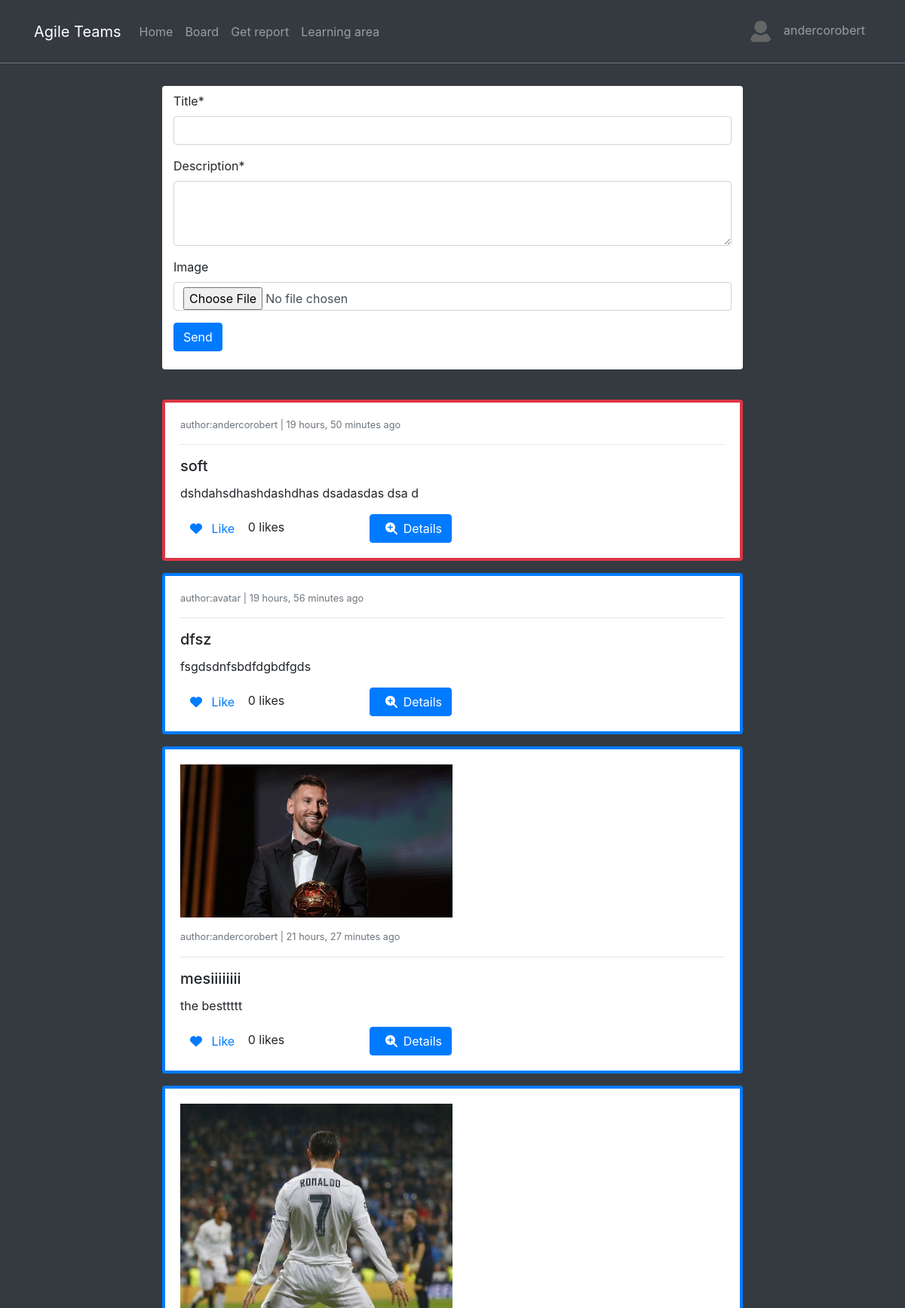
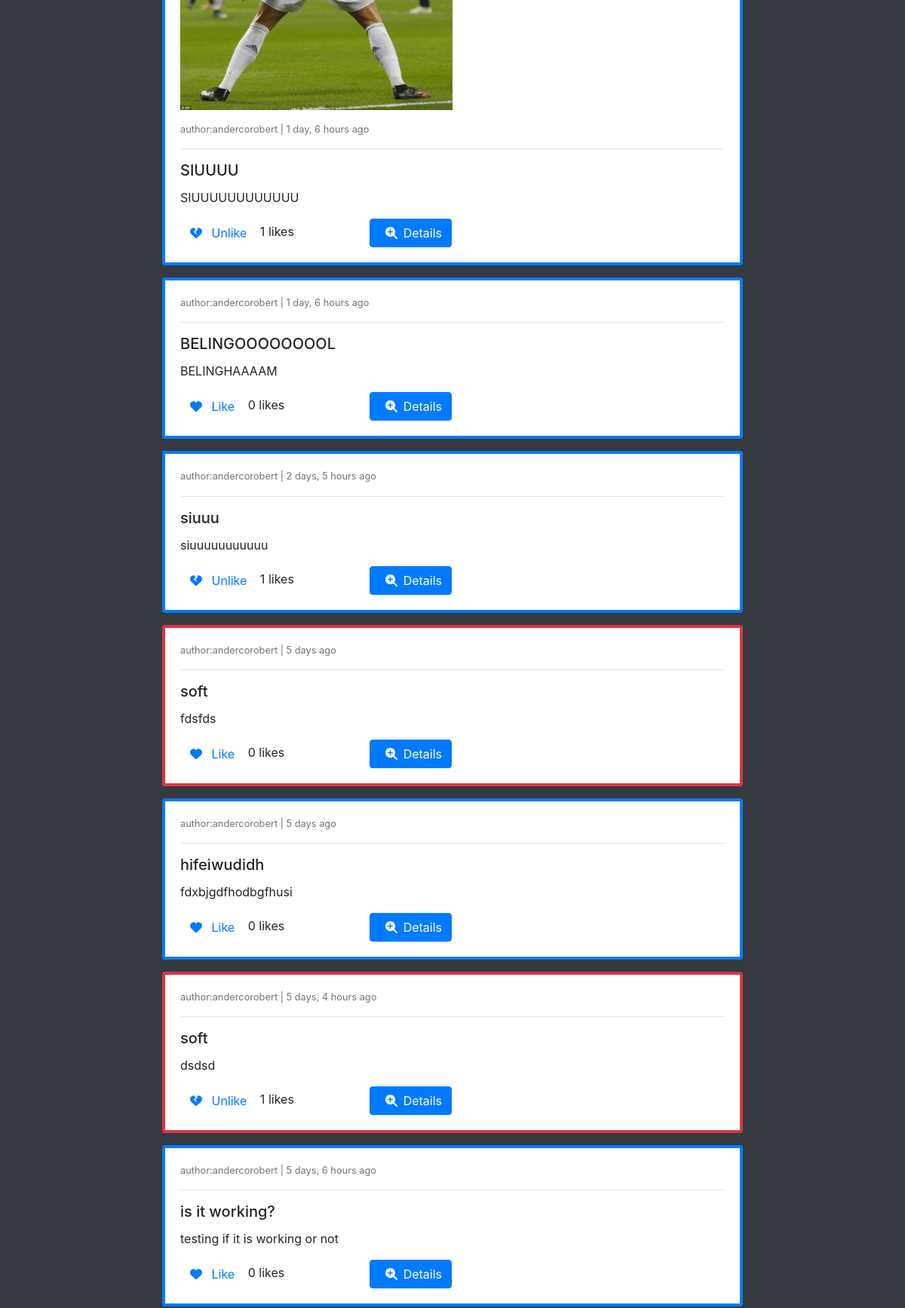
The page /posts/ (signed in, upper part) on the database its author committed (2 pictures, top to bottom).
### posts/models.py (models this page shows, shortened)
class Post(models.Model):
    author = models.ForeignKey(Profile, on_delete=models.CASCADE)
    liked = models.ManyToManyField(Profile, related_name="liked", blank=True)
    updated = models.DateTimeField(auto_now=True)
    created = models.DateTimeField(auto_now_add=True)

class ProblemPost(Post):
    report = models.ForeignKey(Report, on_delete=models.CASCADE)
    problem_reported = models.ForeignKey(ProblemReported, on_delete=models.CASCADE)
    objects = PostManager()
    def get_absolute_url(self):
        return reverse("posts:pp-detail", kwargs={"pk1": self.pk, 'pk': self.problem_reported.id})

class Post(models.Model):
    author = models.ForeignKey(Profile, on_delete=models.CASCADE)
    liked = models.ManyToManyField(Profile, related_name="liked", blank=True)
    updated = models.DateTimeField(auto_now=True)
    created = models.DateTimeField(auto_now_add=True)

class GeneralPost(Post):
    title = models.CharField(max_length=200)
    description = models.CharField(max_length=300)
    image = models.ImageField(upload_to=get_upload_path, blank=True, validators=[FileExtensionValidator(['png','jpg', 'jpeg'])])
    def get_absolute_url(self):
        return reverse("posts:gp-detail", kwargs={"pk": self.pk})

### reports/models.py (models this page shows, shortened)
class ProblemReported(models.Model):
    category = models.ForeignKey(Category, on_delete=models.CASCADE)
    description = models.TextField()
    problem_id = models.CharField(max_length=12, unique=True, blank=True, default=random_code)
    breakdown = models.PositiveIntegerField()
    public = models.BooleanField(default=False)
    user = models.ForeignKey(User, on_delete=models.CASCADE)
    report = models.ForeignKey(Report, on_delete=models.CASCADE)
    updated = models.DateTimeField(auto_now=True)
    created = models.DateTimeField(auto_now_add=True)
    objects=ProblemReportedManager()
    class Meta:
        verbose_name = "Problem Reported"
        verbose_name_plural = "Problems Reported"

### categories/models.py (models this page shows)
class Category(models.Model):
    name = models.CharField(max_length=200)
    description = models.TextField(blank=True)
    updated = models.DateTimeField(auto_now=True)
    created = models.DateTimeField(auto_now_add=True)
    def __str__(self):
        return self.name
    class Meta:
        verbose_name = "Category"
        verbose_name_plural = "Categories"

### profiles/models.py (models this page shows)
class Profile(models.Model):
    user = models.OneToOneField(User, on_delete=models.CASCADE)
    bio = models.TextField()
    profile_picture = models.ImageField(upload_to=get_upload_path, default="uploads/profile/img/avatar.png", validators=[FileExtensionValidator(['png','jpg', 'jpeg'])])
    team = models.CharField(max_length=200)
    updated = models.DateTimeField(auto_now=True)
    created = models.DateTimeField(auto_now_add=True)
    def __str__(self):
        return "{}".format(self.user)

### posts/views.py (the view)
# urls.py: path('', PostCreateView.as_view(), name='post-list'),
class PostCreateView(FormUserRequiredMixin, CreateView):
    form_class = PostForm
    template_name = 'posts/board.html'
    success_url = reverse_lazy('posts:post-list')
    def get_context_data(self, **kwargs):
        qs1 = ProblemPost.objects.public_only()
        qs2 = GeneralPost.objects.all()
        qs = sorted(chain(qs1, qs2), reverse=True, key=lambda obj: obj.created)
        context=super().get_context_data(**kwargs)
        context["object_list"]= qs
        return context

### posts/forms.py (shortened to what this page needs)
class PostForm(forms.ModelForm):
    description = forms.CharField(widget=forms.Textarea(attrs={'rows':3}))
    class Meta:
        model = GeneralPost
        fields = ('title', 'description', 'image')

### posts/models.py (called while the page is built)
    def public_only(self):
        return self.filter(problem_reported__public = True)

### profiles/context_processors.py (called while the page is built)
def profile_pic(request):
    if request.user.is_authenticated:
        user = request.user
        try:
            profile_obj = Profile.objects.get(user=user)
            pic = profile_obj.profile_picture
        except Profile.DoesNotExist:
            pic = None
        return {'picture':pic}
    return {}

def get_profile(request):
    if request.user.is_authenticated:
        user = request.user
        try:
            profile_obj = Profile.objects.get(user=user)
        except Profile.DoesNotExist:
            pic = None
        return {'profile':profile_obj}
    return {}

### posts/templates/posts/board.html (shortened to what this page needs)
{% extends 'base.html' %}
{% load crispy_forms_tags %}
{% block content %}
<div class="col-8 mx-auto" style="margin-top: 70px;">
    <div class ='container bg-white pt-2 pb-4 rounded'>
        <form action="" method="POST" enctype="multipart/form-data">
            {{form|crispy}}
            <button type="submit" class="btn btn-primary">Send</button>
        </form>
    </div>
    <br>
    {% for obj in object_list %}
        <div class="{% if obj.problem_reported %}border-danger{% else %}border-primary{% endif %} card card-body mt-3" style="border-width: 4px;">
            {% if obj.problem_reported %}
                <small class='text-muted'> author:{{obj.problem_reported.user}} | {{obj.problem_reported.created|timesince}} ago </small>
                <hr>
                <h5 class= 'card-title'> {{obj.problem_reported.category}}</h5>
                <p class='card-text'> {{obj.problem_reported.description}}</p>
            {% else %}
                {% if obj.image %}
                    <div class='mb-3'><img class='w-50' src='{{obj.image.url}}'></div>
                {% endif %}
                <small class='text-muted'> author:{{obj.author}} | {{obj.created|timesince}} ago </small>
                <hr>
                <h5 class='card-title'> {{obj.title}}</h5>
                <p class='card-text'> {{obj.description}}</p>
            {% endif %}
            <form action="{% url "posts:post-like" %}" method='POST'>
                <div class='row'>
                    <div class='col-4'>
                        <button class='btn btn-link' type='submit' style="text-decoration:none">
                        {% if profile not in obj.liked.all%}
                                <i class="fa-solid fa-heart"></i>
                                <span class='ml-2'>Like</span>
                        {% else %}
                                <i class="fa-solid fa-heart-crack"></i>
                                <span class='ml-2'>Unlike</span>
                        {% endif %}
                        </button>
                        <span class="text-black"> {{obj.liked.all.count}} likes </span>
                    </div>
                    <div class='col-4'>
                        <a href='{{obj.get_absolute_url}}' class='btn btn-primary'>
                            <span class='ml-2'><i class="fa-solid fa-magnifying-glass-plus mr-2"></i>Details </span>
                        </a>
                    </div>
                </div>
            </form>
        </div>
    {% endfor %}
</div>
{% endblock content %}

### templates/navbar.html (shortened to what this page needs)
<nav class="navbar navbar-icon-top navbar-expand-lg navbar-dark bg-dark border-bottom border-secondary fixed-top py-3">
    <div class="container">
        <a class="navbar-brand" href="{{ path_home }}">Agile Teams</a>
        <div class="collapse navbar-collapse" id="navbarSupportedContent">
            <ul class="navbar-nav mr-auto">
                <li class="nav-item">
                    <a class="nav-link" href="{% url "reports:home" %}">Home</a>
                </li>
                <li class="nav-item">
                    <a class="nav-link" href="{% url "posts:post-list" %}">Board</a>
                </li>
                <li class="nav-item">
                    <a class="nav-link" href="{% url "reports:select-view" %}">Get report</a>
                </li>
                <li class="nav-item">
                    <a class="nav-link" href="">Learning area</a>
                </li>
            </ul>
            <ul class='navbar-nav'>
                {% if request.user.is_authenticated %}
                <li class='nav-item'>
                    <a class='nav-link' href=''>
                        <img src='{{picture.url}}' class='img-avatar' alt='profile picture'>
                        <span class='ml-2'> {{request.user}} </span>
                    </a>
                </li>
                {% endif %}
            </ul>
        </div>
    </div>
</nav>

### static_project/css/style.css (style rules this page uses)
.img-avatar { height: 35px; width: 35px; border-radius: 50%; }

### rows shown on the page
ProblemPost: problem_reported.user "andercorobert", problem_reported.created "19 hours, 50 minutes", problem_reported.category "soft", problem_reported.description "dshdahsdhashdashdhas dsadasdas dsa d", shows "Like", liked.all.count "0"
GeneralPost: author "avatar", created "19 hours, 56 minutes", title "dfsz", description "fsgdsdnfsbdfdgbdfgds", shows "Like", liked.all.count "0"
GeneralPost: image (picture), author "andercorobert", created "21 hours, 27 minutes", title "mesiiiiiiii", description "the besttttt", shows "Like", liked.all.count "0"
GeneralPost: image (picture), author "andercorobert", created "1 day, 6 hours", title "SIUUUU", description "SIUUUUUUUUUUUU", shows "Unlike", liked.all.count "1"
GeneralPost: author "andercorobert", created "1 day, 6 hours", title "BELINGOOOOOOOOL", description "BELINGHAAAAM", shows "Like", liked.all.count "0"
GeneralPost: author "andercorobert", created "2 days, 5 hours", title "siuuu", description "siuuuuuuuuuuu", shows "Unlike", liked.all.count "1"
ProblemPost: problem_reported.user "andercorobert", problem_reported.created "5 days", problem_reported.category "soft", problem_reported.description "fdsfds", shows "Like", liked.all.count "0"
GeneralPost: author "andercorobert", created "5 days", title "hifeiwudidh", description "fdxbjgdfhodbgfhusi", shows "Like", liked.all.count "0"
ProblemPost: problem_reported.user "andercorobert", problem_reported.created "5 days, 4 hours", problem_reported.category "soft", problem_reported.description "dsdsd", shows "Unlike", liked.all.count "1"
GeneralPost: author "andercorobert", created "5 days, 6 hours", title "is it working?", description "testing if it is working or not", shows "Like", liked.all.count "0"

### other values the page prints
{{ request.user }} "andercorobert"
